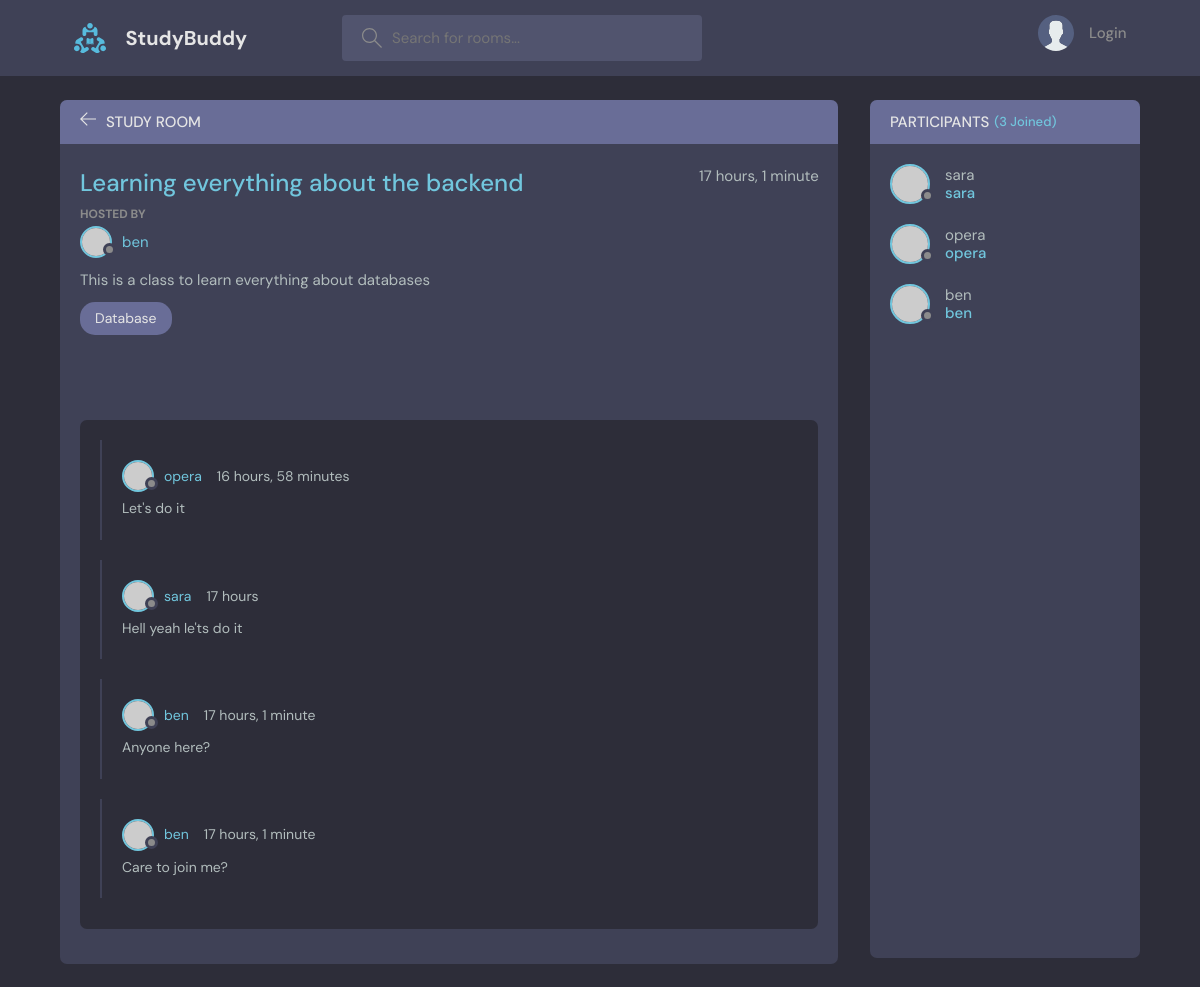
/room/8/, run on the app's committed database.
### base/models.py (models this page shows, shortened)
class Room(models.Model):
    topic = models.ForeignKey(Topic, on_delete=models.SET_NULL, null=True)
    host = models.ForeignKey(User, on_delete=models.SET_NULL, null=True)
    name = models.CharField(max_length=200)
    description = models.TextField(null=True, blank=True)
    participants = models.ManyToManyField(User, related_name='participants', blank=True)
    updated = models.DateTimeField(auto_now=True)
    created = models.DateTimeField(auto_now_add=True)
    class Meta:
        ordering = ['-updated', '-created']

class Topic(models.Model):
    name = models.CharField(max_length=200)
    def __str__(self):
        return self.name

class Message(models.Model):
    user = models.ForeignKey(User, on_delete=models.CASCADE)
    room = models.ForeignKey(Room, on_delete=models.CASCADE)
    body = models.TextField()
    updated = models.DateTimeField(auto_now=True)
    created = models.DateTimeField(auto_now_add=True)

### base/views.py (the view, shortened to what this page needs)
# urls.py: path('room/<str:pk>/', views.room, name="room"),
def room(request, pk):
    room = Room.objects.get(id=pk)
    room_messages = room.message_set.all().order_by('-created')
    participants = room.participants.all()
    participants_count = participants.count()
    context = {
        'room': room,
        'room_messages': room_messages,
        'participants': participants,
        'participants_count': participants_count,
    }
    return render(request, 'base/room.html', context)

### base/templates/base/room.html (shortened to what this page needs)
{% extends 'main.html' %}
{% block content %}
    <main class="profile-page layout layout--2">
      <div class="container">
        <div class="room">
          <div class="room__top">
            <div class="room__topLeft">
              <a href="{% url 'home' %}">
                <svg version="1.1" xmlns="http://www.w3.org/2000/svg" width="32" height="32" viewBox="0 0 32 32">
                  <title>arrow-left</title>
                  <path
                    d="M13.723 2.286l-13.723 13.714 13.719 13.714 1.616-1.611-10.96-10.96h27.625v-2.286h-27.625l10.965-10.965-1.616-1.607z"
                  ></path>
                </svg>
              </a>
              <h3>Study Room</h3>
            </div>
          </div>
          <div class="room__box scroll">
            <div class="room__header scroll">
              <div class="room__info">
                <h3>{{room.name}}</h3>
                <span>{{room.created |timesince}}</span>
              </div>
              <div class="room__hosted">
                <p>Hosted By</p>
                <a href="{% url 'user-profile' user.id %}" class="room__author">
                  <div class="avatar avatar--small">
                    <img src="https://randomuser.me/api/portraits/men/37.jpg" />
                  </div>
                  <span>{{room.host}}</span>
                </a>
              </div>
              <div class="room__details">
                {{room.description}}
              </div>
              <span class="room__topics">{{room.topic}}</span>
            </div>
            <div class="room__conversation">
              <div class="threads scroll">
                {% for room_message in room_messages%}
                <div class="thread">
                  <div class="thread__top">
                    <div class="thread__author">
                      <a href="{% url 'user-profile' user.id %}" class="thread__authorInfo">
                        <div class="avatar avatar--small">
                          <img src="https://randomuser.me/api/portraits/men/37.jpg" />
                        </div>
                        <span>{{room_message.user}}</span>
                      </a>
                      <span class="thread__date">{{room_message.created|timesince}}</span>
                    </div>
                  </div>
                  <div class="thread__details">
                    {{room_message.body}}
                  </div>
                </div>
                {% endfor %}
              </div>
            </div>
          </div>
        </div>
        <div class="participants">
          <h3 class="participants__top">Participants <span>({{participants_count}} Joined)</span></h3>
          <div class="participants__list scroll">
            {% for participant in participants %}
            <a href="{% url 'user-profile' user.id %}" class="participant">
              <div class="avatar avatar--medium">
                <img src="https://randomuser.me/api/portraits/men/37.jpg" />
              </div>
              <p>
                {{participant.username}}
                <span>{{participant.username}}</span>
              </p>
            </a>
            {% endfor %}
          </div>
        </div>
      </div>
    </main>
    {% endblock content %}

### data on the page
Room: name "Learning everything about the backend", created "17 hours, 1 minute", host "ben", description "This is a class to learn everything about databases", topic "Database"
Message: user "opera", created "16 hours, 58 minutes", body "Let's do it"
Message: user "sara", created "17 hours", body "Hell yeah le'ts do it"
Message: user "ben", created "17 hours, 1 minute", body "Anyone here?"
Message: user "ben", created "17 hours, 1 minute", body "Care to join me?"

### other printed values
{{ participants_count }} "3"
{{ participant.username }} "sara"
{{ participant.username }} "opera"
{{ participant.username }} "ben"
